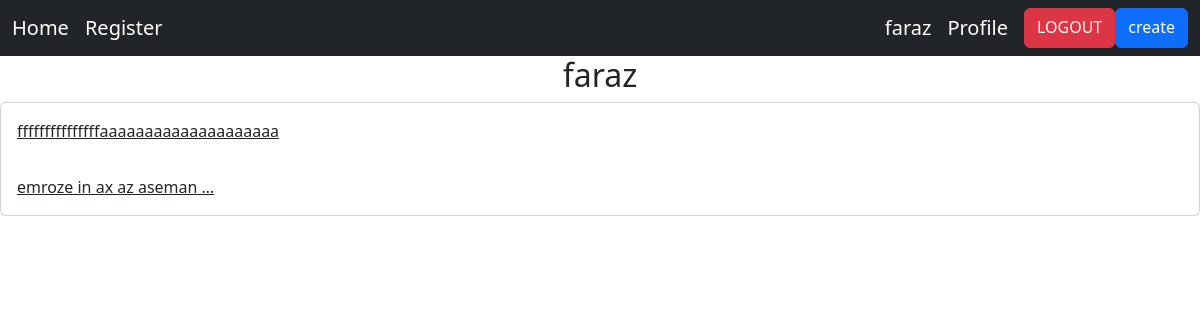
The page /accounts/profile/2 (signed in) on the database its author committed.
### home/models.py (models this page shows, shortened)
class Post(models.Model):
    user = models.ForeignKey(User, on_delete=models.CASCADE)
    body = models.TextField()
    slug = models.SlugField()
    created = models.DateTimeField(auto_now_add=True)
    update = models.DateTimeField(auto_now=True)
    def get_absolute_url(self):
        return reverse('home:post_detail', args=(self.id, self.slug))

### accounts/views.py (the view)
# urls.py: path('profile/<int:user_id>', views.UserProfileView.as_view(), name='profile_user'),
class UserProfileView(LoginRequiredMixin, View):
    def get(self, request, user_id):
        user = User.objects.get(id=user_id)
        post = Post.objects.filter(user=user)
        return render(request, 'accounts/profile.html', {'user': user, 'post': post})

### accounts/templates/accounts/profile.html
{% extends 'base.html' %}
{%block content %}
<h2 class="text-center">{{ user.username }}</h2>
<div class="card">
    {%for pst in post %}
        <a href="{{ pst.get_absolute_url }}" class="card-body"> {{ pst.body|truncatewords:5 }} </a>
    {% endfor %}
</div>
{% endblock %}

### templates/inc/navbar.html
<nav class="navbar navbar-expand-lg navbar-dark bg-dark">
  <div class="container-fluid">
      <div class=" navbar-nav">
          <a class="navbar-brand" href="{% url 'home:home' %}">Home</a>
          <a class="navbar-brand" href="{% url 'accounts:register_user' %}">Register</a>
      </div>
      <form class="d-flex" >
             {% if user.is_authenticated %}
               <a href="" class="navbar-brand">{{ user.username }}</a>
               <a class="navbar-brand" href="{% url 'accounts:profile_user' request.user.id %}">Profile</a>
               <a href="{% url 'accounts:logout_user' %}" class="btn btn-danger">LOGOUT</a>
               <a href="{% url 'home:post_create' %}" class="btn btn-primary">create</a>
             {% else %}
               <a href="{% url 'accounts:login_user' %}" class="btn btn-success">LOGIN</a>
             {% endif %}
        </form>
  </div>
</nav>

### rows shown on the page
Post: body "fffffffffffffffaaaaaaaaaaaaaaaaaaaa"
Post: body "emroze in ax az aseman …"

### other values the page prints
{{ user.username }} "faraz"
